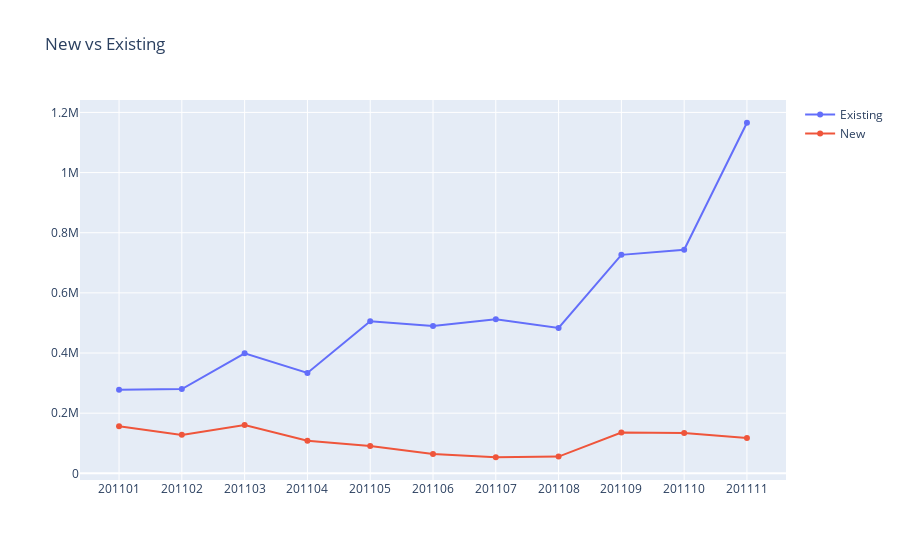

Notebook cell for this chart:
### Code cell
plot_data = [
    go.Scatter(
        x=tx_user_type_revenue.query("UserType == 'Existing'")['InvoiceYearMonth'],
        y=tx_user_type_revenue.query("UserType == 'Existing'")['Revenue'],
        name = 'Existing'
    ),
    go.Scatter(
        x=tx_user_type_revenue.query("UserType == 'New'")['InvoiceYearMonth'],
        y=tx_user_type_revenue.query("UserType == 'New'")['Revenue'],
        name = 'New'
    )
]

plot_layout = go.Layout(
        xaxis={"type": "category"},
        title='New vs Existing'
    )
fig = go.Figure(data=plot_data, layout=plot_layout)
pyoff.iplot(fig)

### Figure 1 — Plotly figure (JSON) as saved in the notebook; plotly's stock layout.template omitted (floating-point values rounded to 4 significant figures)
{"data": [{"name": "Existing", "type": "scatter", "x": [201101, 201102, 201103, 201104, 201105, 201106, 201107, 201108, 201109, 201110, 201111], "y": [277600.0, 280400.0, 399100.0, 333700.0, 505600.0, 490000.0, 512000.0, 483500.0, 726400.0, 743500.0, 1166000.0]}, {"name": "New", "type": "scatter", "x": [201101, 201102, 201103, 201104, 201105, 201106, 201107, 201108, 201109, 201110, 201111], "y": [156700.0, 127900.0, 160600.0, 108500.0, 90850.0, 64480.0, 53450.0, 55620.0, 135700.0, 133900.0, 117200.0]}], "layout": {"title": {"text": "New vs Existing"}, "xaxis": {"type": "category"}}}
